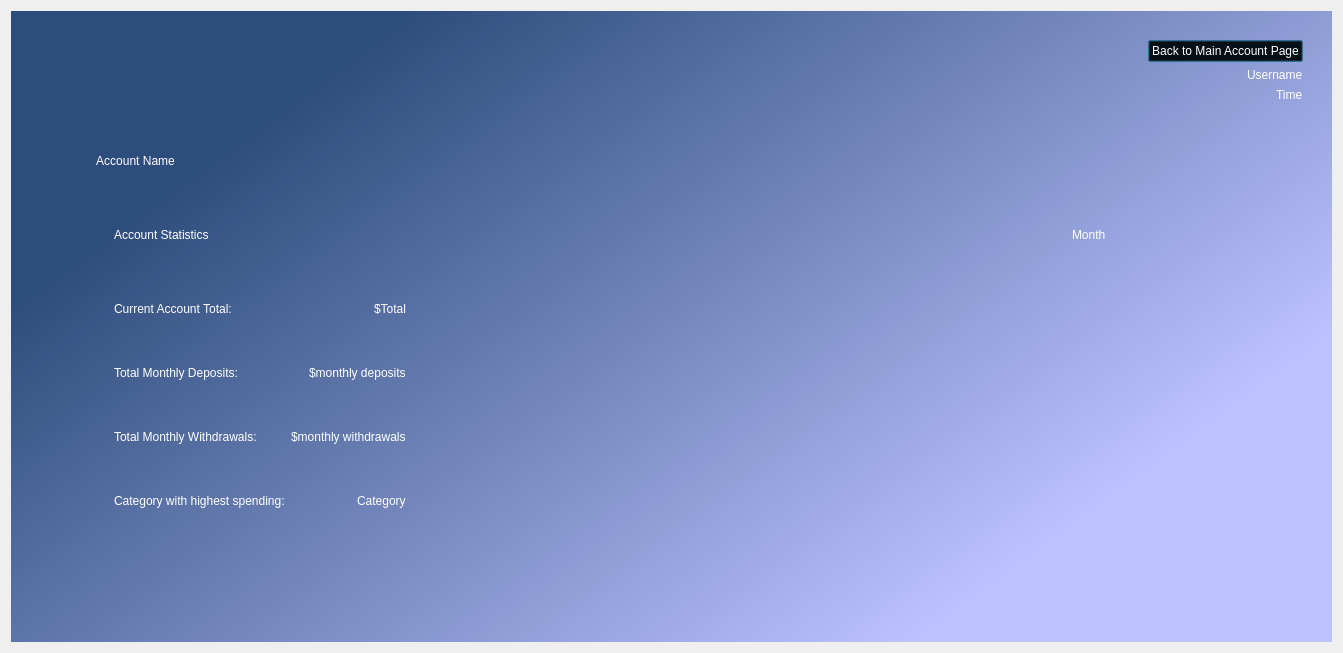
<?xml version="1.0" encoding="UTF-8"?>
<ui version="4.0">
 <class>Dialog</class>
 <widget class="QDialog" name="Dialog">
  <property name="geometry">
   <rect>
    <x>0</x>
    <y>0</y>
    <width>1343</width>
    <height>653</height>
   </rect>
  </property>
  <property name="windowTitle">
   <string>Dialog</string>
  </property>
  <layout class="QVBoxLayout" name="verticalLayout">
   <item>
    <widget class="QWidget" name="backGroundWidget" native="true">
     <property name="styleSheet">
      <string notr="true">QWidget#backGroundWidget{
background-color: qlineargradient(spread:pad, x1:0.0567727, y1:0.375, x2:0.784, y2:0.846, stop:0 rgba(45, 77, 124, 255), stop:1 rgba(188, 194, 255, 255));}</string>
     </property>
     <layout class="QGridLayout" name="gridLayout_4">
      <property name="leftMargin">
       <number>20</number>
      </property>
      <property name="topMargin">
       <number>20</number>
      </property>
      <property name="rightMargin">
       <number>20</number>
      </property>
      <property name="bottomMargin">
       <number>20</number>
      </property>
      <item row="2" column="1">
       <widget class="QWidget" name="bottomMarginWidget" native="true">
        <property name="minimumSize">
         <size>
          <width>0</width>
          <height>50</height>
         </size>
        </property>
        <property name="maximumSize">
         <size>
          <width>16777215</width>
          <height>50</height>
         </size>
        </property>
       </widget>
      </item>
      <item row="1" column="1">
       <widget class="QWidget" name="contentWidget" native="true">
        <property name="minimumSize">
         <size>
          <width>0</width>
          <height>250</height>
         </size>
        </property>
        <layout class="QGridLayout" name="gridLayout_2">
         <item row="0" column="1" alignment="Qt::AlignLeft">
          <widget class="QLabel" name="labelAccountName">
           <property name="maximumSize">
            <size>
             <width>16777215</width>
             <height>60</height>
            </size>
           </property>
           <property name="styleSheet">
            <string notr="true">font: 32pt &quot;Segoe UI&quot;;
color: rgb(255, 255, 255)</string>
           </property>
           <property name="text">
            <string>Account Name</string>
           </property>
           <property name="alignment">
            <set>Qt::AlignCenter</set>
           </property>
          </widget>
         </item>
         <item row="1" column="1">
          <widget class="QWidget" name="widgetStats" native="true">
           <property name="minimumSize">
            <size>
             <width>0</width>
             <height>350</height>
            </size>
           </property>
           <property name="maximumSize">
            <size>
             <width>16777215</width>
             <height>350</height>
            </size>
           </property>
           <layout class="QGridLayout" name="gridLayout">
            <item row="0" column="0" colspan="2">
             <widget class="QWidget" name="widgetForTitles" native="true">
              <property name="minimumSize">
               <size>
                <width>0</width>
                <height>40</height>
               </size>
              </property>
              <property name="maximumSize">
               <size>
                <width>16777215</width>
                <height>40</height>
               </size>
              </property>
              <layout class="QHBoxLayout" name="horizontalLayout">
               <item alignment="Qt::AlignLeft|Qt::AlignTop">
                <widget class="QLabel" name="labelAccountStats">
                 <property name="minimumSize">
                  <size>
                   <width>0</width>
                   <height>30</height>
                  </size>
                 </property>
                 <property name="maximumSize">
                  <size>
                   <width>16777215</width>
                   <height>30</height>
                  </size>
                 </property>
                 <property name="styleSheet">
                  <string notr="true">font: 16pt &quot;Segoe UI&quot;;
color: rgb(255, 255, 255)</string>
                 </property>
                 <property name="text">
                  <string>Account Statistics</string>
                 </property>
                </widget>
               </item>
               <item alignment="Qt::AlignRight">
                <widget class="QLabel" name="labelMonth">
                 <property name="minimumSize">
                  <size>
                   <width>0</width>
                   <height>30</height>
                  </size>
                 </property>
                 <property name="maximumSize">
                  <size>
                   <width>16777215</width>
                   <height>30</height>
                  </size>
                 </property>
                 <property name="styleSheet">
                  <string notr="true">font: 16pt &quot;Segoe UI&quot;;
color: rgb(255, 255, 255)</string>
                 </property>
                 <property name="text">
                  <string>Month</string>
                 </property>
                </widget>
               </item>
              </layout>
             </widget>
            </item>
            <item row="1" column="0" rowspan="3" alignment="Qt::AlignLeft">
             <widget class="QWidget" name="widget" native="true">
              <property name="minimumSize">
               <size>
                <width>0</width>
                <height>300</height>
               </size>
              </property>
              <property name="maximumSize">
               <size>
                <width>16777215</width>
                <height>300</height>
               </size>
              </property>
              <layout class="QGridLayout" name="gridLayout_5">
               <item row="4" column="0">
                <widget class="QLabel" name="labelFoMonthlyWithdrawals">
                 <property name="minimumSize">
                  <size>
                   <width>0</width>
                   <height>30</height>
                  </size>
                 </property>
                 <property name="maximumSize">
                  <size>
                   <width>16777215</width>
                   <height>30</height>
                  </size>
                 </property>
                 <property name="styleSheet">
                  <string notr="true">font: 12pt &quot;Segoe UI&quot;;
color: rgb(255, 255, 255)</string>
                 </property>
                 <property name="text">
                  <string>Total Monthly Withdrawals:</string>
                 </property>
                </widget>
               </item>
               <item row="2" column="0">
                <widget class="QLabel" name="labelForTotalMonthlyDeposits">
                 <property name="minimumSize">
                  <size>
                   <width>0</width>
                   <height>30</height>
                  </size>
                 </property>
                 <property name="maximumSize">
                  <size>
                   <width>16777215</width>
                   <height>30</height>
                  </size>
                 </property>
                 <property name="styleSheet">
                  <string notr="true">font: 12pt &quot;Segoe UI&quot;;
color: rgb(255, 255, 255)</string>
                 </property>
                 <property name="text">
                  <string>Total Monthly Deposits:</string>
                 </property>
                </widget>
               </item>
               <item row="8" column="1" alignment="Qt::AlignRight">
                <widget class="QLabel" name="labelHighCategory">
                 <property name="minimumSize">
                  <size>
                   <width>0</width>
                   <height>30</height>
                  </size>
                 </property>
                 <property name="maximumSize">
                  <size>
                   <width>16777215</width>
                   <height>30</height>
                  </size>
                 </property>
                 <property name="styleSheet">
                  <string notr="true">font: 12pt &quot;Segoe UI&quot;;
color: rgb(255, 255, 255)</string>
                 </property>
                 <property name="text">
                  <string>Category</string>
                 </property>
                </widget>
               </item>
               <item row="2" column="1" alignment="Qt::AlignRight">
                <widget class="QLabel" name="labelMonthlyDeposits">
                 <property name="minimumSize">
                  <size>
                   <width>0</width>
                   <height>30</height>
                  </size>
                 </property>
                 <property name="maximumSize">
                  <size>
                   <width>16777215</width>
                   <height>30</height>
                  </size>
                 </property>
                 <property name="styleSheet">
                  <string notr="true">font: 12pt &quot;Segoe UI&quot;;
color: rgb(255, 255, 255)</string>
                 </property>
                 <property name="text">
                  <string>$monthly deposits</string>
                 </property>
                </widget>
               </item>
               <item row="1" column="1" alignment="Qt::AlignRight">
                <widget class="QLabel" name="labelCurrentDollarTotal">
                 <property name="minimumSize">
                  <size>
                   <width>0</width>
                   <height>30</height>
                  </size>
                 </property>
                 <property name="maximumSize">
                  <size>
                   <width>16777215</width>
                   <height>30</height>
                  </size>
                 </property>
                 <property name="styleSheet">
                  <string notr="true">font: 12pt &quot;Segoe UI&quot;;
color: rgb(255, 255, 255)</string>
                 </property>
                 <property name="text">
                  <string>$Total</string>
                 </property>
                </widget>
               </item>
               <item row="4" column="1" alignment="Qt::AlignRight">
                <widget class="QLabel" name="labelMonthlyWithdrawals">
                 <property name="minimumSize">
                  <size>
                   <width>0</width>
                   <height>30</height>
                  </size>
                 </property>
                 <property name="maximumSize">
                  <size>
                   <width>16777215</width>
                   <height>30</height>
                  </size>
                 </property>
                 <property name="styleSheet">
                  <string notr="true">font: 12pt &quot;Segoe UI&quot;;
color: rgb(255, 255, 255)</string>
                 </property>
                 <property name="text">
                  <string>$monthly withdrawals</string>
                 </property>
                </widget>
               </item>
               <item row="8" column="0">
                <widget class="QLabel" name="labelForHighCategory">
                 <property name="minimumSize">
                  <size>
                   <width>0</width>
                   <height>30</height>
                  </size>
                 </property>
                 <property name="maximumSize">
                  <size>
                   <width>16777215</width>
                   <height>30</height>
                  </size>
                 </property>
                 <property name="styleSheet">
                  <string notr="true">font: 12pt &quot;Segoe UI&quot;;
color: rgb(255, 255, 255)</string>
                 </property>
                 <property name="text">
                  <string>Category with highest spending:</string>
                 </property>
                </widget>
               </item>
               <item row="1" column="0">
                <widget class="QLabel" name="labelForCurrentTotal">
                 <property name="minimumSize">
                  <size>
                   <width>0</width>
                   <height>30</height>
                  </size>
                 </property>
                 <property name="maximumSize">
                  <size>
                   <width>16777215</width>
                   <height>30</height>
                  </size>
                 </property>
                 <property name="styleSheet">
                  <string notr="true">font: 12pt &quot;Segoe UI&quot;;
color: rgb(255, 255, 255)</string>
                 </property>
                 <property name="text">
                  <string>Current Account Total:</string>
                 </property>
                </widget>
               </item>
              </layout>
             </widget>
            </item>
            <item row="1" column="1" rowspan="3" alignment="Qt::AlignLeft">
             <widget class="QWidget" name="widgetPieChart" native="true">
              <property name="minimumSize">
               <size>
                <width>500</width>
                <height>300</height>
               </size>
              </property>
              <widget class="QWidget" name="verticalLayoutWidget">
               <property name="geometry">
                <rect>
                 <x>0</x>
                 <y>0</y>
                 <width>501</width>
                 <height>281</height>
                </rect>
               </property>
               <layout class="QVBoxLayout" name="layoutPieChart"/>
              </widget>
             </widget>
            </item>
           </layout>
          </widget>
         </item>
        </layout>
       </widget>
      </item>
      <item row="0" column="1">
       <widget class="QWidget" name="topMarginWidget" native="true">
        <property name="minimumSize">
         <size>
          <width>0</width>
          <height>50</height>
         </size>
        </property>
        <property name="maximumSize">
         <size>
          <width>16777215</width>
          <height>50</height>
         </size>
        </property>
       </widget>
      </item>
      <item row="1" column="0">
       <widget class="QWidget" name="leftMarginWidget" native="true">
        <property name="minimumSize">
         <size>
          <width>50</width>
          <height>0</height>
         </size>
        </property>
        <property name="maximumSize">
         <size>
          <width>50</width>
          <height>16777215</height>
         </size>
        </property>
       </widget>
      </item>
      <item row="1" column="2">
       <widget class="QWidget" name="rightMarginWidget" native="true">
        <property name="minimumSize">
         <size>
          <width>50</width>
          <height>0</height>
         </size>
        </property>
        <property name="maximumSize">
         <size>
          <width>50</width>
          <height>16777215</height>
         </size>
        </property>
       </widget>
      </item>
      <item row="0" column="2">
       <widget class="QWidget" name="usernameWidget" native="true">
        <layout class="QGridLayout" name="gridLayout_3">
         <item row="1" column="0" alignment="Qt::AlignRight">
          <widget class="QLabel" name="labelUsername">
           <property name="styleSheet">
            <string notr="true">font: 12pt &quot;Segoe UI&quot;;
color: rgb(255, 255, 255)</string>
           </property>
           <property name="text">
            <string>Username</string>
           </property>
          </widget>
         </item>
         <item row="0" column="0" alignment="Qt::AlignRight">
          <widget class="QPushButton" name="buttonBackToAccountDetails">
           <property name="styleSheet">
            <string notr="true">font: 10pt &quot;Segoe UI&quot;;
color: rgb(255, 255, 255);
background-color: rgba(0, 0, 0, 0);</string>
           </property>
           <property name="text">
            <string>Back to Main Account Page</string>
           </property>
           <property name="default">
            <bool>false</bool>
           </property>
          </widget>
         </item>
         <item row="2" column="0" alignment="Qt::AlignRight">
          <widget class="QLabel" name="labelTimeDate">
           <property name="styleSheet">
            <string notr="true">font: 10pt &quot;Segoe UI&quot;;
color: rgb(255, 255, 255)</string>
           </property>
           <property name="text">
            <string>Time</string>
           </property>
          </widget>
         </item>
        </layout>
       </widget>
      </item>
     </layout>
    </widget>
   </item>
  </layout>
 </widget>
 <resources/>
 <connections/>
</ui>
